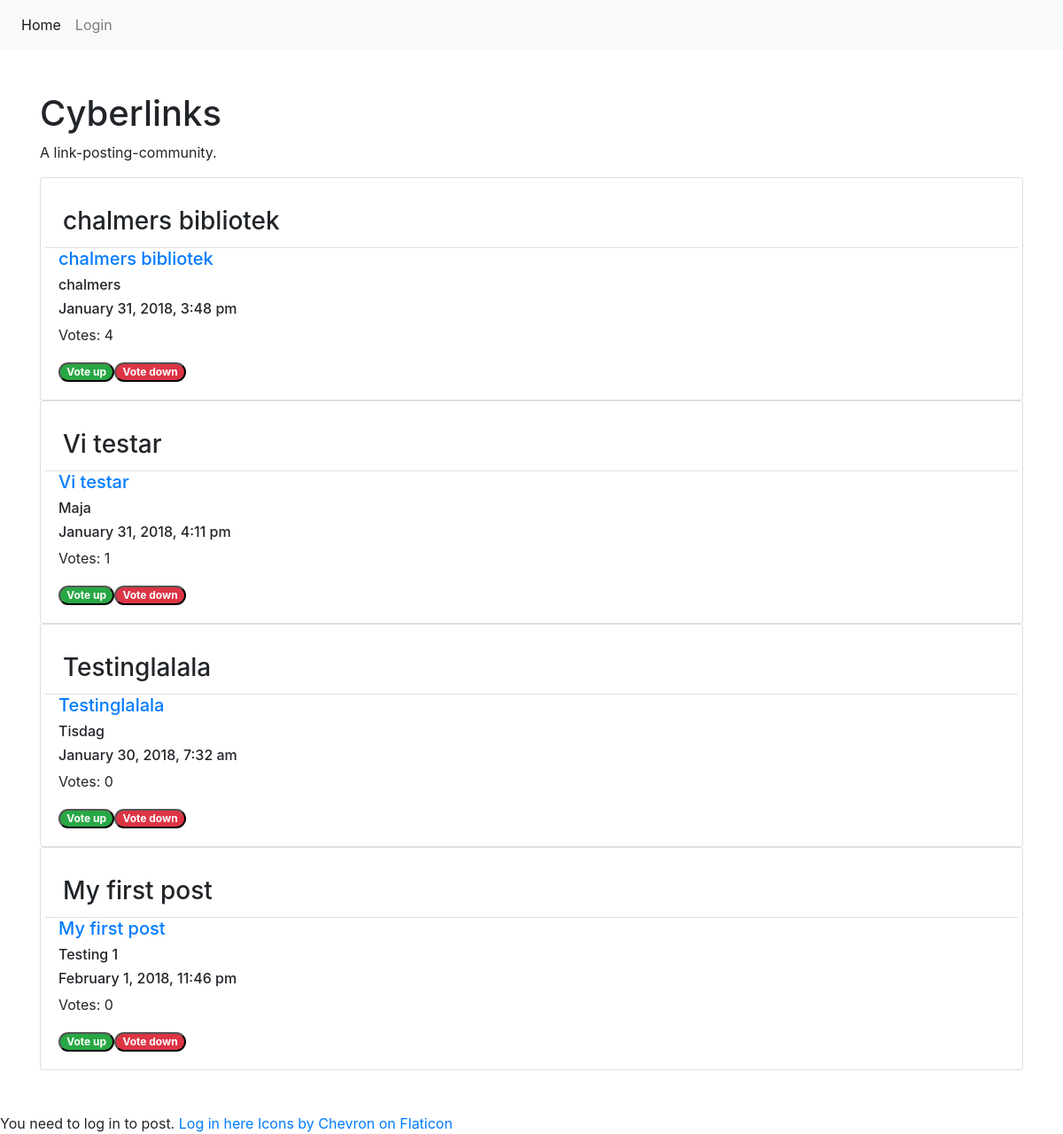
Before: / with the older database file.
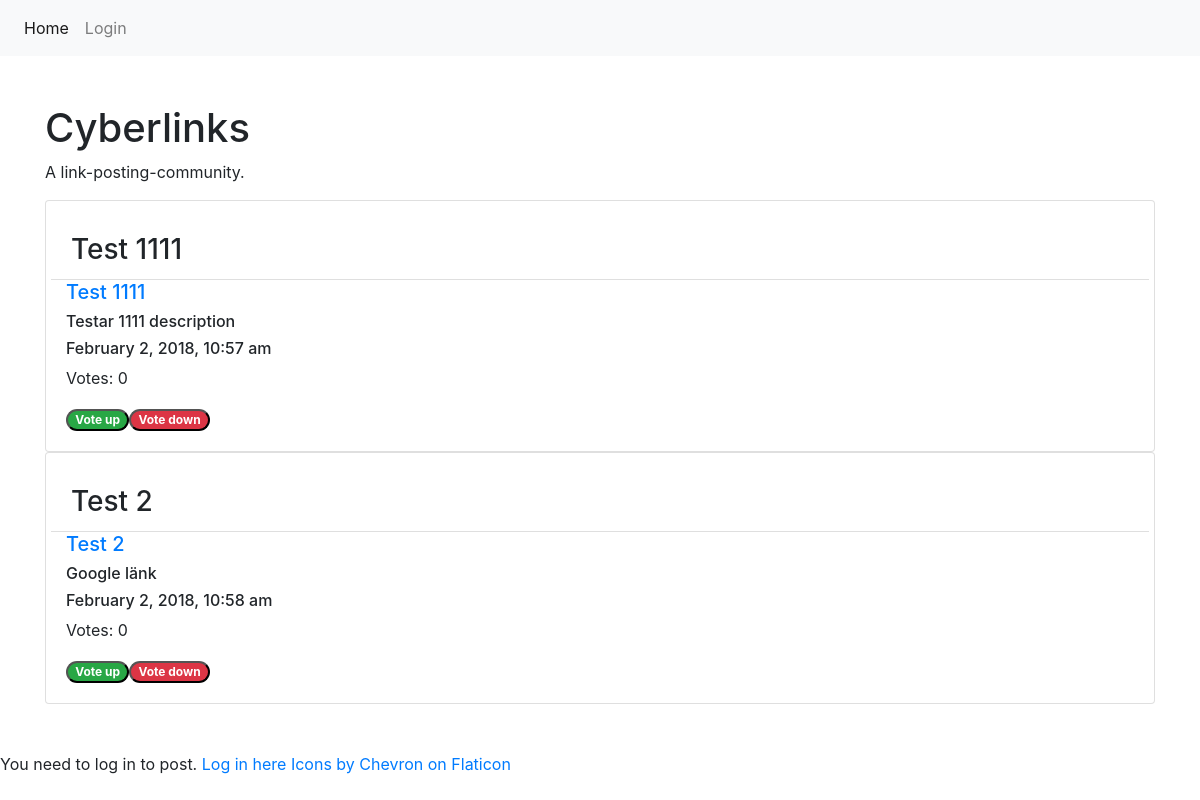
After: the same page with the newer database file.
### tables this page shows
CREATE TABLE "Entry" (
	`entry_id`	INTEGER NOT NULL PRIMARY KEY AUTOINCREMENT UNIQUE,
	`title`	TEXT NOT NULL,
	`description`	TEXT NOT NULL,
	`link`	TEXT NOT NULL,
	`post_date`	TEXT NOT NULL,
	`poster`	TEXT NOT NULL
);

### app/config.php (called while the page is built, shortened)
<?php
return [
    'title' => 'Cyberlinks',
    'database_path' => sprintf('sqlite:%s/database/data1.db', __DIR__),
];

### app/autoload.php (called while the page is built, shortened)
<?php
$config = require __DIR__.'/config.php';

### index.php (the view, shortened to what this page needs)
<?php
require __DIR__.'/views/header.php';
?>
<article>
  <h1><?php echo $config['title']; ?></h1>
  <p>A link-posting-community.</p>
</article>
  <?php
  $stmt = $pdo->prepare("SELECT Entry.*, User.user_id, User.username, User.avatar, Votes.* FROM Entry JOIN User ON Entry.poster=User.username JOIN Votes ON Votes.vote_id=Entry.entry_id ORDER BY score DESC");
  $stmt->execute();
  $entries = $stmt->fetchAll(PDO::FETCH_ASSOC);
  foreach ($entries as $entry) {
    $title = $entry['title'];
    $link = $entry['link'];
    $description = $entry['description'];
    $post_date = $entry['post_date'];
    $score = $entry['score'] ?>
<div class="card">
  <div class="card-body">
      <div class="row">
        <h3 class="card-header col-12"><?php echo $title ?></h3>
        <h5 class="col-12"><a href="<?php echo $link; ?>" target="_blank"> <?php echo $entry['title']; ?></a></h5>
        <h6 class="col-12"><?php echo $description ?></h6>
        <h6 class="col-12"><?php echo $post_date ?></h6>
        <p class="col-12"><?php echo "Votes: ".$entry['score']?></p>
      </div>
      <div class="col-12">
        <div class="row">
          <form action="/app/auth/upVote.php" method="post">
            <button type="submit" class="badge badge-pill badge-success" name="upv">Vote up</button>
          </form>
          <form action="/app/auth/downVote.php" method="post">
            <button type="submit" class="badge badge-pill badge-danger" name="downv">Vote down</button>
          </form>
        </div>
      </div>
  </div>
</div>
  <?php
  }?>
</div>
<?php if (isset($_SESSION['userSession'])) {
  require __DIR__.'/newpost.php';
} else {
  echo "You need to log in to post.";?>
  <a href="/login.php">Log in here</a>
  <?php
}
require __DIR__.'/views/footer.php';
?>
<a href="https://www.flaticon.com/search?word=chevron">Icons by Chevron on Flaticon</a>

### views/header.php (shortened to what this page needs)
<?php
require __DIR__.'/../app/autoload.php';
?>
<!DOCTYPE html>
<html lang="en">
<head>
    <link rel="stylesheet" href="https://maxcdn.bootstrapcdn.com/bootstrap/4.0.0-beta.2/css/bootstrap.min.css">
    <link rel="stylesheet" href="/assets/styles/main.css">
</head>
<body>
    <?php require __DIR__.'/navigation.php'; ?>
    <div class="container py-5">

### views/navigation.php (shortened to what this page needs)
<nav class="navbar navbar-expand-lg navbar-light bg-light">
    <ul class="navbar-nav">
        <li class="nav-item">
            <a class="nav-link <?php echo $_SERVER['SCRIPT_NAME'] === '/index.php' ? 'active' : ''; ?>" href="/index.php">Home</a>
        </li>
        <?php if (isset($_SESSION['userSession'])) : ?>
        <li class="nav-item">
                <a class="nav-link" href="/app/auth/authlogout.php">Logout</a>
          <?php else: ?>
                <a class="nav-link <?php echo $_SERVER['SCRIPT_NAME'] === '/login.php' ? 'active' : ''; ?>" href="login.php">Login</a>
        <?php endif; ?>
    </ul>
</nav>

### views/footer.php (shortened to what this page needs)
</body>
</html>

### assets/styles/main.css (style rules this page uses)
.card-header { background-color: white; }

Changed rows visible on the page:
removed entry: title "chalmers bibliotek", description "chalmers", post_date "January 31, 2018, 3:48 pm", score "4"
removed entry: title "Vi testar", description "Maja", post_date "January 31, 2018, 4:11 pm", score "1"
removed entry: title "Testinglalala", description "Tisdag", post_date "January 30, 2018, 7:32 am", score "0"
removed entry: title "My first post", description "Testing 1", post_date "February 1, 2018, 11:46 pm", score "0"
added entry: title "Test 1111", description "Testar 1111 description", post_date "February 2, 2018, 10:57 am", score "0"
added entry: title "Test 2", description "Google länk", post_date "February 2, 2018, 10:58 am", score "0"
